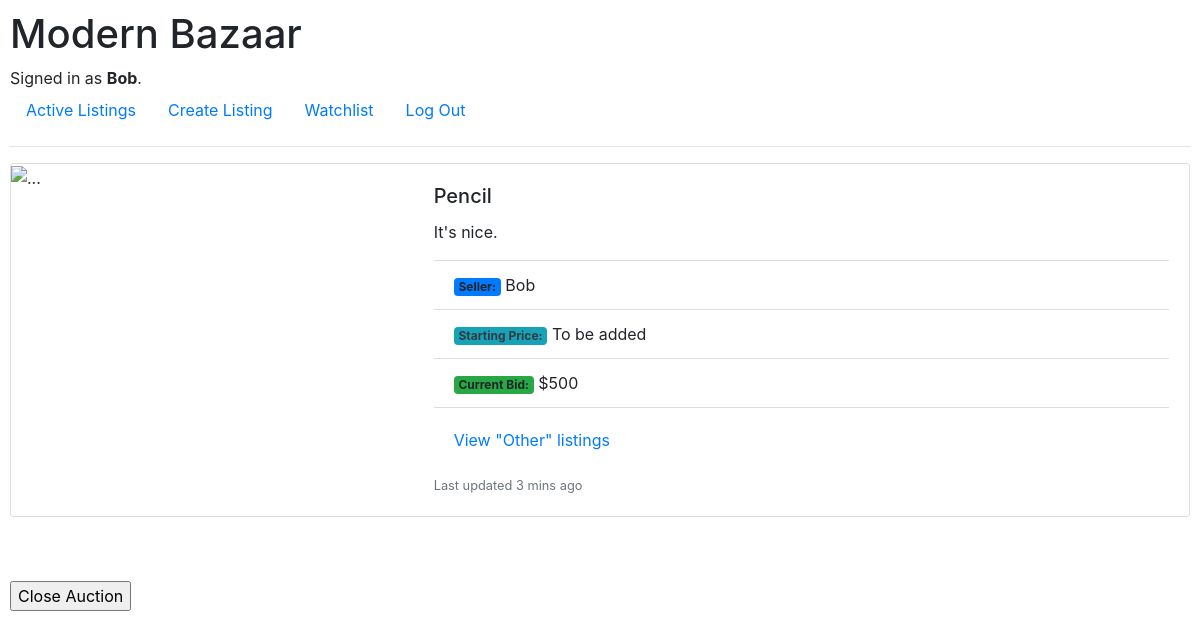
Page /7 (signed in) on the committed database.
### auctions/models.py (models this page shows, shortened)
class User(AbstractUser, models.Model):
    pass

class Listing(models.Model):
    seller = models.ForeignKey(User, on_delete=models.CASCADE, null=True) #why?
    title = models.CharField(max_length=69)
    description = models.CharField(max_length=69)
    current_bid = models.IntegerField()
    category = models.CharField(max_length=69, null=True)
    active = models.BooleanField(default=True)

### auctions/views.py (the view, shortened to what this page needs)
# urls.py: path("<int:listing_id>", views.listing, name="listing"),
def listing(request, listing_id):
    listing = Listing.objects.get(id=listing_id)
    bidder = User.objects.get(id= request.session['user'])
    watch_list = Watchlist.objects.filter(watcher= bidder, item= listing).exists()
    if Comment.objects.filter(item= listing).exists():   #cut this down, use query set for input
        comments = Comment.objects.filter(item= listing)
    else:
        comments = False
    return render(request, "auctions/listing.html", {
        "listing": listing,
        "form": ActionOnListing(),
        "comments": comments,
        "bidder": bidder,
        "exists": Bid.objects.filter(item= listing).exists(),
        "bids": Bid.objects.filter(item= listing),
        "watchlist": watch_list
    })

### auctions/views.py
class ActionOnListing(forms.Form):
    place_bid = forms.IntegerField(min_value=0, required=False)
    comment = forms.CharField(max_length=67, required=False)

### auctions/templates/auctions/listing.html (shortened to what this page needs)
{% extends "auctions/layout.html" %}
{% block body %}
  <div class="card mb-3" style="max-width: 1200px;">
    <div class="row g-0">
      <div class="col-md-4">
        <img src="..." class="img-fluid rounded-start" alt="...">
      </div>
      <div class="col-md-8">
        <div class="card-body">
          <h5 class="card-title">{{ listing.title }}</h5>
          <ul class="list-group list-group-flush">
            <p class="card-text">{{ listing.description }}</p>
            <li class="list-group-item"><span class="badge bg-primary">Seller:</span> {{ listing.seller }}</li>
            <li class="list-group-item"><span class="badge bg-info text-dark">Starting Price:</span> To be added</li>
            <li class="list-group-item"><span class="badge bg-success">Current Bid:</span> ${{ listing.current_bid }}</li>
          </ul>
          <div class="card-body">
            <a href="{% url 'category' listing.category %}" class="card-link">View "{{ listing.category }}" listings</a>
          </div>
          <p class="card-text"><small class="text-muted">Last updated 3 mins ago</small></p>
        </div>
      </div>
    </div>
  </div>
  <br>
    {% if listing.active %}
        {% if listing.seller != bidder %}
            <form action="{% url 'listing' listing.id %}" method="post">
                {% csrf_token %}
                {{ form }}
            <input type="submit" name="form" >
            </form>
            {% if watchlist == False %}
                <form action="{% url 'listing' listing.id %}" method="post">
                    {% csrf_token %}
                    <br>
                    <input type="submit" value="Add to Watchlist" name="watchlist">
                </form>
            {% else %}
                <form action="{% url 'listing' listing.id %}" method="post">
                    {% csrf_token %}
                    <br>
                    <input type="submit" value="Remove from Watchlist" name="remove-watchlist">
                </form>
            {% endif %}
            <div>{{ message }}</div>
        {% else %}
            <form action="{% url 'listing' listing.id %}" method="post">
                <br>
                <input type="submit" value="Close Auction" name= "close">
            </form>
        {% endif %}
    {% endif %}
{% endblock %}

### auctions/templates/auctions/layout.html (shortened to what this page needs)
{% load static %}
<!DOCTYPE html>
<html lang="en">
    <head>
        <link rel="stylesheet" href="https://stackpath.bootstrapcdn.com/bootstrap/4.4.1/css/bootstrap.min.css">
        <link href="{% static 'auctions/styles.css' %}" rel="stylesheet">
    </head>
    <body>
        <h1>Modern Bazaar</h1>
        <div>
            {% if user.is_authenticated %}
                Signed in as <strong>{{ user.username }}</strong>.
            {% else %}
                Not signed in.
            {% endif %}
        </div>
        <ul class="nav">
            <li class="nav-item">
                <a class="nav-link" href="{% url 'index' %}">Active Listings</a>
            </li>
            {% if user.is_authenticated %}
                <li class="nav-item">
                    <a class="nav-link" href="{% url 'create' %}">Create Listing</a>
                </li>
                <li class="nav-item">
                    <a class="nav-link" href="{% url 'watchlist' %}">Watchlist</a>
                </li>
                <li class="nav-item">
                    <a class="nav-link" href="{% url 'logout' %}">Log Out</a>
                </li>
            {% endif %}
        </ul>
        <hr>
        {% block body %}
        {% endblock %}
    </body>
</html>

### auctions/static/auctions/styles.css (style rules this page uses)
body { padding: 10px; }

### rows in the picture
User: username "Bob"
Listing: title "Pencil", description "It's nice.", seller "Bob", current_bid "500", category "Other"
